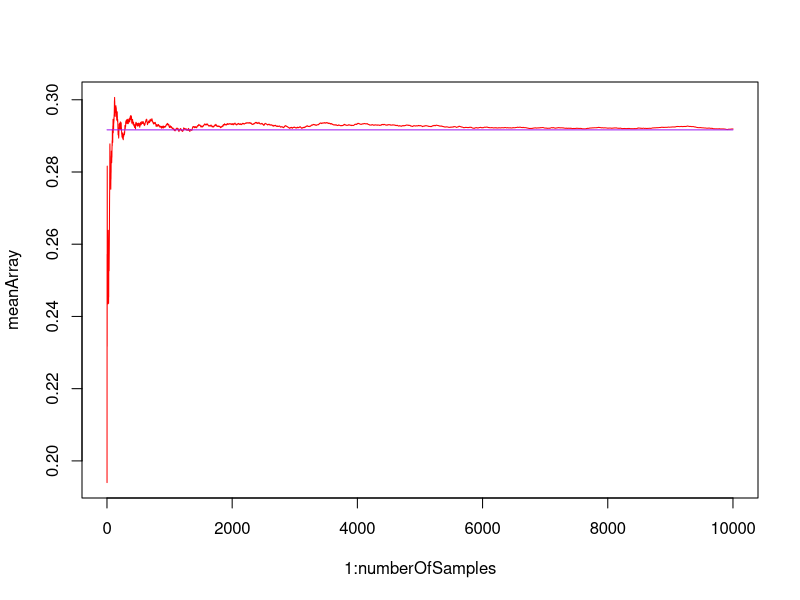
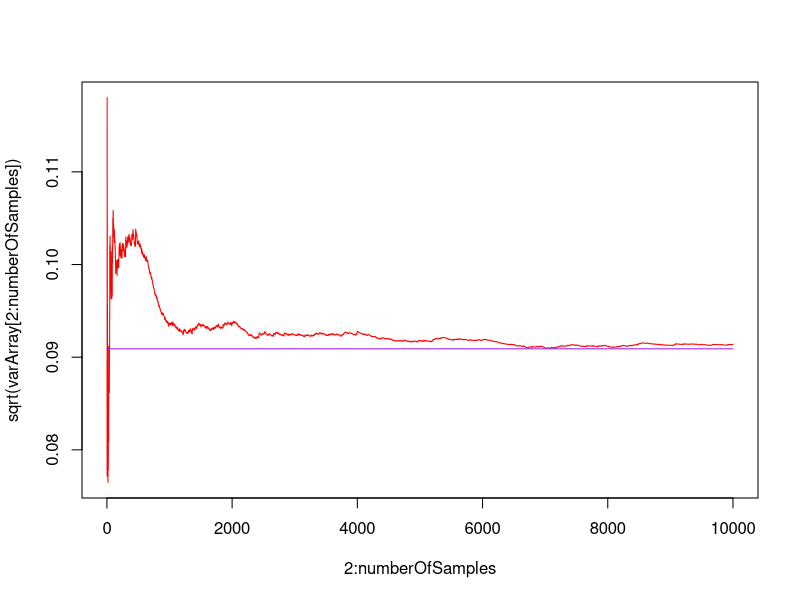
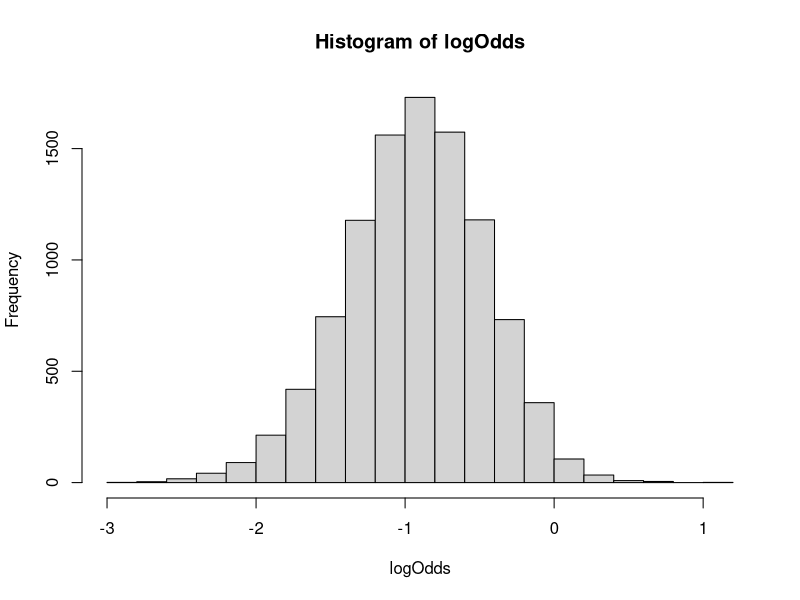
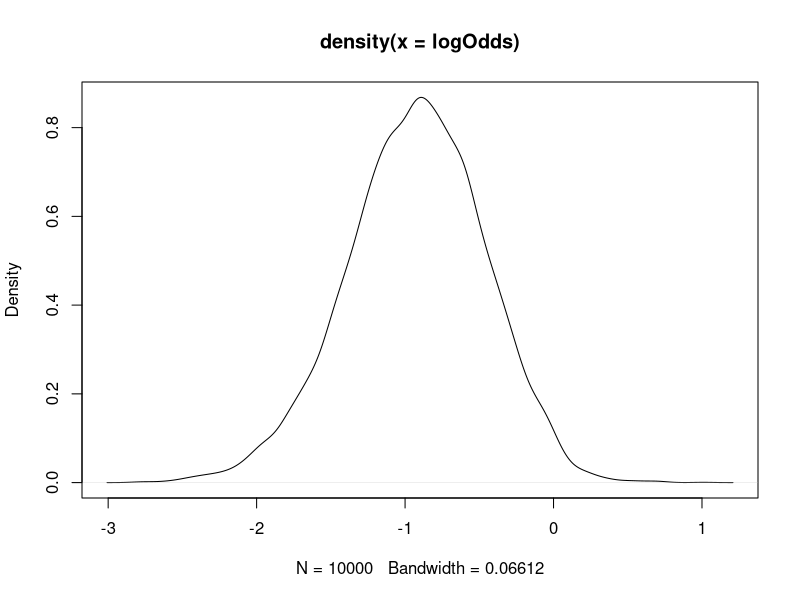

Write R code to recreate these figures, in order.

# Task 1

# a)
a0=2;
b0=2;
s=5;
n=20;
f=n-s;
numberOfSamples=10000;
alpha=a0+s;
beta=b0+f;
betaSamples=rbeta(numberOfSamples,alpha,beta,ncp=0)

meanArray=rep(0,numberOfSamples);
prevMeanValue=0;

varArray=rep(0,numberOfSamples);

for(i in 1:numberOfSamples){

  meanArray[i]=(prevMeanValue*(i-1)+betaSamples[i])/i;
  prevMeanValue=meanArray[i];
  
  if (i>1){
    varArray[i]=var(betaSamples[1:i])
  }

}


convergingMean=(alpha)/(alpha+beta);
convergingStd=sqrt(alpha*beta/((alpha+beta)^2*(alpha+beta+1)))
  
plot(1:numberOfSamples,meanArray, type="l",col="red")
points(1:numberOfSamples,rep(convergingMean,numberOfSamples),type="l", col="purple")

plot(2:numberOfSamples,sqrt(varArray[2:numberOfSamples]), type="l",col="red")
points(2:numberOfSamples,rep(convergingStd,numberOfSamples-1),type="l", col="purple")


# b)

numberOver=ifelse(betaSamples>0.3,1,0)
probabilityOver=sum(numberOver)/length(numberOver)
trueProbability=1-pbeta(0.3, alpha, beta)

# c)
logOdds=log(betaSamples/(1-betaSamples))
hist(logOdds)
density(logOdds)
min(logOdds)
fit=density(logOdds)
plot(fit)


